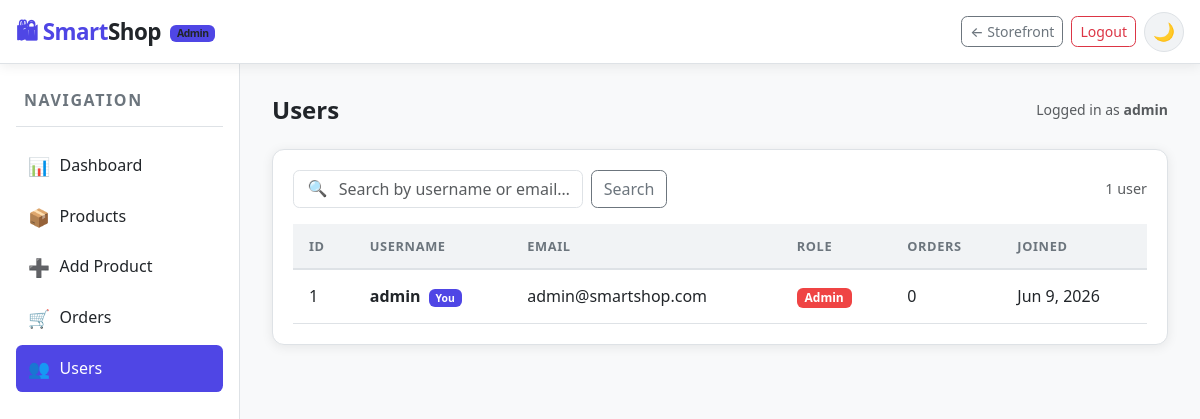
The page /admin/users.php (signed in) on the database its author committed.
### tables this page shows
CREATE TABLE IF NOT EXISTS `users` (
  `id` INT AUTO_INCREMENT PRIMARY KEY COMMENT 'Unique user ID',
  `username` VARCHAR(100) NOT NULL UNIQUE COMMENT 'Username (3-50 chars)',
  `email` VARCHAR(255) NOT NULL UNIQUE COMMENT 'Email address',
  `password` VARCHAR(255) NOT NULL COMMENT 'Bcrypt hashed password',
  `role` ENUM('admin', 'customer') NOT NULL DEFAULT 'customer' COMMENT 'User role',
  `status` ENUM('active', 'inactive') NOT NULL DEFAULT 'active' COMMENT 'Account status',
  `created_at` TIMESTAMP DEFAULT CURRENT_TIMESTAMP COMMENT 'Account creation date',
  `updated_at` TIMESTAMP DEFAULT CURRENT_TIMESTAMP ON UPDATE CURRENT_TIMESTAMP COMMENT 'Last update date',
  
   
  INDEX `idx_username` (`username`),
  INDEX `idx_email` (`email`),
  INDEX `idx_role` (`role`),
  INDEX `idx_status` (`status`)
  
);

### config/config.php (called while the page is built, shortened)
<?php
try {
    $dsn = sprintf('mysql:host=%s;dbname=%s;charset=%s', DB_HOST, DB_NAME, DB_CHARSET);
    $pdo = new PDO($dsn, DB_USER, DB_PASS, [
        PDO::ATTR_ERRMODE            => PDO::ERRMODE_EXCEPTION,
        PDO::ATTR_DEFAULT_FETCH_MODE => PDO::FETCH_ASSOC,
        PDO::ATTR_EMULATE_PREPARES   => false,
    ]);
} catch (PDOException $e) {
    http_response_code(500);
    error_log('DB connection failed: ' . $e->getMessage());
    die('<div style="font-family:sans-serif;padding:2rem;color:#991b1b">
           <h2>Database connection failed</h2>
           <p>Please check your configuration in <code>config/config.php</code> and ensure MySQL is running.</p>
         </div>');
}
function db_query(string $sql, array $params = []): PDOStatement
{
    global $pdo;
    $stmt = $pdo->prepare($sql);
    $stmt->execute($params);
    return $stmt;
}

### admin/users.php (the view, shortened to what this page needs)
<?php
$q = trim($_GET['q'] ?? '');
$params = [];
$where  = '1=1';
$users = db_query(
    "SELECT u.*,
            (SELECT COUNT(*) FROM orders WHERE user_id = u.id) AS order_count
     FROM users u
     WHERE $where
     ORDER BY u.created_at DESC",
    $params
)->fetchAll();
require_once __DIR__ . '/../includes/admin_layout.php';
?>
<div class="card">
    <div class="card-body">
        <div class="d-flex flex-wrap gap-2 justify-content-between align-items-center mb-3">
            <form class="d-flex gap-2" method="get">
                <div class="search-bar">
                    <span class="search-icon">🔍</span>
                    <input class="form-control" name="q"
                           placeholder="Search by username or email…"
                           value="<?php echo htmlspecialchars($q); ?>">
                </div>
                <button class="btn btn-outline-secondary">Search</button>
            </form>
            <span class="text-muted" style="font-size:.9rem">
                <?php echo count($users); ?> user<?php echo count($users) !== 1 ? 's' : ''; ?>
            </span>
        </div>
        <div class="table-responsive">
            <table class="table table-hover mb-0">
                <thead>
                    <tr>
                        <th>ID</th>
                        <th>Username</th>
                        <th>Email</th>
                        <th>Role</th>
                        <th>Orders</th>
                        <th>Joined</th>
                    </tr>
                </thead>
                <tbody>
                <?php if (empty($users)): ?>
                <tr><td colspan="6" class="text-center text-muted py-4">No users found.</td></tr>
                <?php else: ?>
                <?php foreach ($users as $u): ?>
                <tr>
                    <td><?php echo (int)$u['id']; ?></td>
                    <td>
                        <strong><?php echo htmlspecialchars($u['username']); ?></strong>
                        <?php if ((int)$u['id'] === (int)$_SESSION['user']['id']): ?>
                        <span class="badge ms-1" style="background:var(--primary);font-size:.65rem">You</span>
                        <?php endif; ?>
                    </td>
                    <td><?php echo htmlspecialchars($u['email']); ?></td>
                    <td>
                        <span class="badge"
                              style="background:<?php echo $u['role'] === 'admin' ? 'var(--danger)' : 'var(--success)'; ?>">
                            <?php echo ucfirst(htmlspecialchars($u['role'])); ?>
                        </span>
                    </td>
                    <td><?php echo (int)$u['order_count']; ?></td>
                    <td><?php echo date('M j, Y', strtotime($u['created_at'])); ?></td>
                </tr>
                <?php endforeach; ?>
                <?php endif; ?>
                </tbody>
            </table>
        </div>
    </div>
</div>
<?php require_once __DIR__ . '/../includes/admin_footer.php'; ?>

### css/styles.css (style rules this page uses)
:root { --bg: #f8f9fa; --surface: #ffffff; --surface-2: #f1f3f5; --border: #dee2e6; --text: #212529; --text-muted: #6c757d; --primary: #4f46e5; --primary-h: #4338ca; --success: #10b981; --danger: #ef4444; --warning: #f59e0b; --shadow: 0 2px 12px rgba(0,0,0,.08); --shadow-lg: 0 8px 32px rgba(0,0,0,.12); --radius: .75rem; --radius-sm: .4rem; --transition: .2s ease; --navbar-h: 64px; }
*, *::before, *::after { box-sizing: border-box; }
html { scroll-behavior: smooth; }
body { background: var(--bg); color: var(--text); font-family: 'Segoe UI', system-ui, -apple-system, sans-serif; font-size: 1rem; line-height: 1.6; transition: background var(--transition), color var(--transition); padding-top: var(--navbar-h); }
.card { background: var(--surface); border: 1px solid var(--border); border-radius: var(--radius); box-shadow: var(--shadow); transition: box-shadow var(--transition), transform var(--transition), background var(--transition); }
.card-body { padding: 1.25rem; }
.btn { border-radius: var(--radius-sm); font-weight: 500; transition: all var(--transition); }
.form-control, .form-select { background: var(--surface); border: 1px solid var(--border); color: var(--text); border-radius: var(--radius-sm); transition: border-color var(--transition), box-shadow var(--transition), background var(--transition); }
.table { color: var(--text); border-color: var(--border); }
.table thead th { background: var(--surface-2); color: var(--text-muted); font-size: .8rem; font-weight: 600; text-transform: uppercase; letter-spacing: .05em; border-bottom: 2px solid var(--border); padding: .75rem 1rem; }
.table tbody td { padding: .85rem 1rem; vertical-align: middle; border-color: var(--border); }
.search-bar { position: relative; }
.search-bar input { padding-left: 2.8rem; }
.search-bar .search-icon { position: absolute; left: .9rem; top: 50%; transform: translateY(-50%); color: var(--text-muted); pointer-events: none; }

### rows shown on the page
users: id "1", username "admin", shows "You", email "admin@smartshop.com", role "Admin", order_count "0", created_at "Jun 9, 2026"

### other values the page prints
$item['icon'] "📊"
$item['label'] "Dashboard"
$item['icon'] "📦"
$item['label'] "Products"
$item['icon'] "➕"
$item['label'] "Add Product"
$item['icon'] "🛒"
$item['label'] "Orders"
$item['icon'] "👥"
$item['label'] "Users"
$pageTitle "Users"
$_SESSION['user']['username'] "admin"
count($users) "1"
